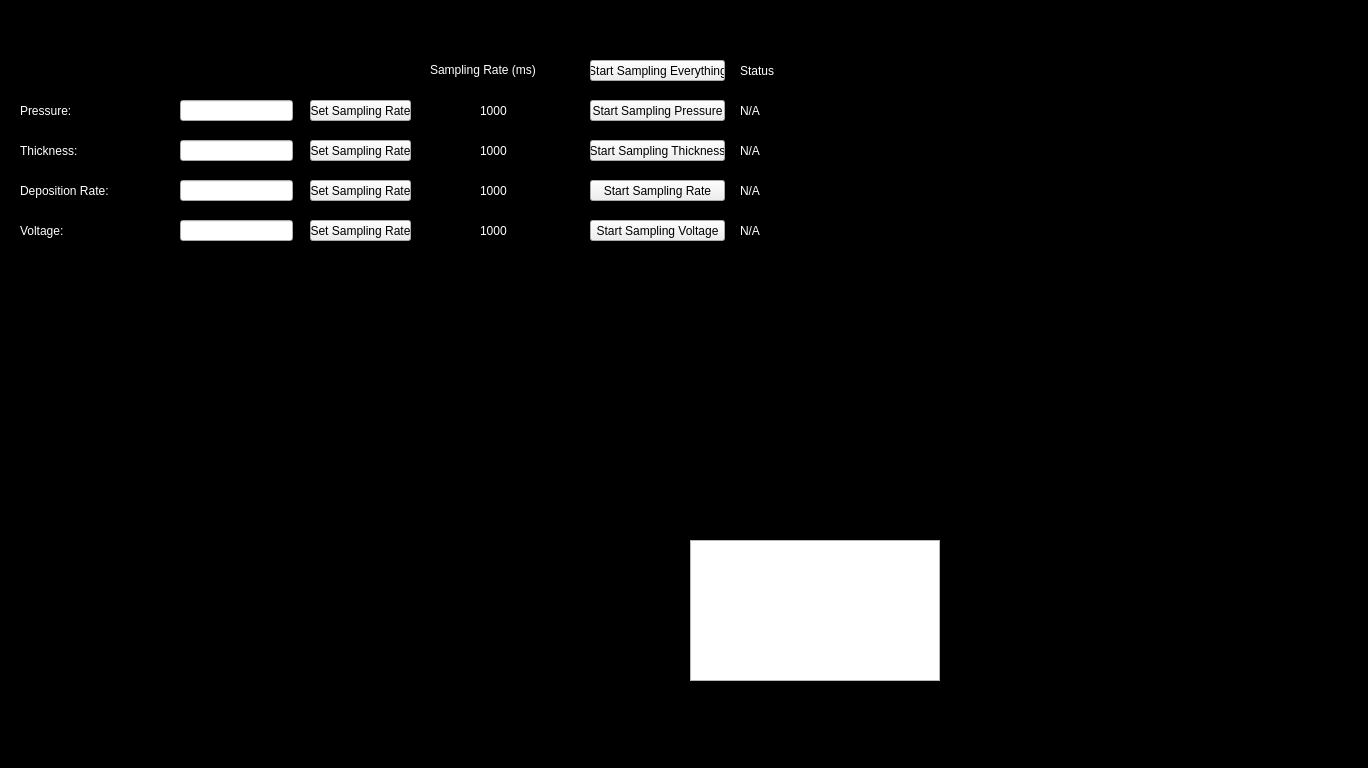
<?xml version="1.0" encoding="UTF-8"?>
<ui version="4.0">
 <class>Form</class>
 <widget class="QWidget" name="Form">
  <property name="geometry">
   <rect>
    <x>0</x>
    <y>0</y>
    <width>1368</width>
    <height>768</height>
   </rect>
  </property>
  <property name="sizePolicy">
   <sizepolicy hsizetype="Fixed" vsizetype="Fixed">
    <horstretch>0</horstretch>
    <verstretch>0</verstretch>
   </sizepolicy>
  </property>
  <property name="windowTitle">
   <string>Form</string>
  </property>
  <widget class="QFrame" name="collectorBackground">
   <property name="geometry">
    <rect>
     <x>0</x>
     <y>0</y>
     <width>1368</width>
     <height>768</height>
    </rect>
   </property>
   <property name="sizePolicy">
    <sizepolicy hsizetype="Fixed" vsizetype="Fixed">
     <horstretch>0</horstretch>
     <verstretch>0</verstretch>
    </sizepolicy>
   </property>
   <property name="styleSheet">
    <string notr="true">#collectorBackground{
background: black
}</string>
   </property>
   <property name="frameShape">
    <enum>QFrame::StyledPanel</enum>
   </property>
   <property name="frameShadow">
    <enum>QFrame::Raised</enum>
   </property>
   <widget class="QLabel" name="pressureLabel">
    <property name="geometry">
     <rect>
      <x>20</x>
      <y>100</y>
      <width>150</width>
      <height>21</height>
     </rect>
    </property>
    <property name="styleSheet">
     <string notr="true">#pressureLabel{
color: white;
font: 12pt &quot;MS Shell Dlg 2&quot;;
qproperty-alignment: 'AlignVCenter | AlignRight';
qproperty-wordWrap: true;
}</string>
    </property>
    <property name="text">
     <string>Pressure:</string>
    </property>
   </widget>
   <widget class="QLineEdit" name="pressureInput">
    <property name="geometry">
     <rect>
      <x>180</x>
      <y>100</y>
      <width>113</width>
      <height>21</height>
     </rect>
    </property>
   </widget>
   <widget class="QPushButton" name="pressureButton">
    <property name="geometry">
     <rect>
      <x>310</x>
      <y>100</y>
      <width>101</width>
      <height>21</height>
     </rect>
    </property>
    <property name="text">
     <string>Set Sampling Rate</string>
    </property>
   </widget>
   <widget class="QLabel" name="pressureRate">
    <property name="geometry">
     <rect>
      <x>480</x>
      <y>100</y>
      <width>47</width>
      <height>21</height>
     </rect>
    </property>
    <property name="styleSheet">
     <string notr="true">#pressureRate{
color: white;
font: 12pt &quot;MS Shell Dlg 2&quot;;
}</string>
    </property>
    <property name="text">
     <string>1000</string>
    </property>
   </widget>
   <widget class="QLabel" name="columnRate">
    <property name="geometry">
     <rect>
      <x>430</x>
      <y>60</y>
      <width>141</width>
      <height>20</height>
     </rect>
    </property>
    <property name="styleSheet">
     <string notr="true">#columnRate{
color: white;
font: 12pt &quot;MS Shell Dlg 2&quot;;
}</string>
    </property>
    <property name="text">
     <string>Sampling Rate (ms)</string>
    </property>
   </widget>
   <widget class="QLabel" name="thicknessLabel">
    <property name="geometry">
     <rect>
      <x>20</x>
      <y>140</y>
      <width>150</width>
      <height>21</height>
     </rect>
    </property>
    <property name="styleSheet">
     <string notr="true">#thicknessLabel{
color: white;
font: 12pt &quot;MS Shell Dlg 2&quot;;
qproperty-alignment: 'AlignVCenter | AlignRight';
qproperty-wordWrap: true;
}</string>
    </property>
    <property name="text">
     <string>Thickness:</string>
    </property>
   </widget>
   <widget class="QPushButton" name="thicknessButton">
    <property name="geometry">
     <rect>
      <x>310</x>
      <y>140</y>
      <width>101</width>
      <height>21</height>
     </rect>
    </property>
    <property name="text">
     <string>Set Sampling Rate</string>
    </property>
   </widget>
   <widget class="QLabel" name="thicknessRate">
    <property name="geometry">
     <rect>
      <x>480</x>
      <y>140</y>
      <width>47</width>
      <height>21</height>
     </rect>
    </property>
    <property name="styleSheet">
     <string notr="true">#thicknessRate{
color: white;
font: 12pt &quot;MS Shell Dlg 2&quot;;
}</string>
    </property>
    <property name="text">
     <string>1000</string>
    </property>
   </widget>
   <widget class="QLineEdit" name="thicknessInput">
    <property name="geometry">
     <rect>
      <x>180</x>
      <y>140</y>
      <width>113</width>
      <height>21</height>
     </rect>
    </property>
   </widget>
   <widget class="QLabel" name="rateLabel">
    <property name="geometry">
     <rect>
      <x>20</x>
      <y>180</y>
      <width>150</width>
      <height>21</height>
     </rect>
    </property>
    <property name="styleSheet">
     <string notr="true">#rateLabel
{
color: white;
font: 12pt &quot;MS Shell Dlg 2&quot;;
qproperty-alignment: 'AlignVCenter | AlignRight';
qproperty-wordWrap: false;
}</string>
    </property>
    <property name="text">
     <string>Deposition Rate:</string>
    </property>
   </widget>
   <widget class="QPushButton" name="rateButton">
    <property name="geometry">
     <rect>
      <x>310</x>
      <y>180</y>
      <width>101</width>
      <height>21</height>
     </rect>
    </property>
    <property name="text">
     <string>Set Sampling Rate</string>
    </property>
   </widget>
   <widget class="QLabel" name="rateRate">
    <property name="geometry">
     <rect>
      <x>480</x>
      <y>180</y>
      <width>47</width>
      <height>21</height>
     </rect>
    </property>
    <property name="styleSheet">
     <string notr="true">#rateRate{
color: white;
font: 12pt &quot;MS Shell Dlg 2&quot;;
}</string>
    </property>
    <property name="text">
     <string>1000</string>
    </property>
   </widget>
   <widget class="QLineEdit" name="rateInput">
    <property name="geometry">
     <rect>
      <x>180</x>
      <y>180</y>
      <width>113</width>
      <height>21</height>
     </rect>
    </property>
   </widget>
   <widget class="QTextEdit" name="textEdit">
    <property name="geometry">
     <rect>
      <x>690</x>
      <y>540</y>
      <width>250</width>
      <height>141</height>
     </rect>
    </property>
   </widget>
   <widget class="QPushButton" name="thicknessStartButton">
    <property name="geometry">
     <rect>
      <x>590</x>
      <y>140</y>
      <width>135</width>
      <height>21</height>
     </rect>
    </property>
    <property name="text">
     <string>Start Sampling Thickness</string>
    </property>
   </widget>
   <widget class="QPushButton" name="pressureStartButton">
    <property name="geometry">
     <rect>
      <x>590</x>
      <y>100</y>
      <width>135</width>
      <height>21</height>
     </rect>
    </property>
    <property name="text">
     <string>Start Sampling Pressure</string>
    </property>
   </widget>
   <widget class="QPushButton" name="rateStartButton">
    <property name="geometry">
     <rect>
      <x>590</x>
      <y>180</y>
      <width>135</width>
      <height>21</height>
     </rect>
    </property>
    <property name="text">
     <string>Start Sampling Rate</string>
    </property>
   </widget>
   <widget class="QPushButton" name="allStartButton">
    <property name="geometry">
     <rect>
      <x>590</x>
      <y>60</y>
      <width>135</width>
      <height>21</height>
     </rect>
    </property>
    <property name="text">
     <string>Start Sampling Everything</string>
    </property>
   </widget>
   <widget class="QLabel" name="rateStatus">
    <property name="geometry">
     <rect>
      <x>740</x>
      <y>180</y>
      <width>100</width>
      <height>21</height>
     </rect>
    </property>
    <property name="styleSheet">
     <string notr="true">#rateStatus{
color: white;
font: 12pt &quot;MS Shell Dlg 2&quot;;
qproperty-alignment: 'AlignVCenter | AlignCenter';
qproperty-wordWrap: false;
}</string>
    </property>
    <property name="text">
     <string>N/A</string>
    </property>
   </widget>
   <widget class="QLabel" name="pressureStatus">
    <property name="geometry">
     <rect>
      <x>740</x>
      <y>100</y>
      <width>100</width>
      <height>21</height>
     </rect>
    </property>
    <property name="styleSheet">
     <string notr="true">#pressureStatus{
color: white;
font: 12pt &quot;MS Shell Dlg 2&quot;;
qproperty-alignment: 'AlignVCenter | AlignCenter';
qproperty-wordWrap: false;
}</string>
    </property>
    <property name="text">
     <string>N/A</string>
    </property>
   </widget>
   <widget class="QLabel" name="thicknessStatus">
    <property name="geometry">
     <rect>
      <x>740</x>
      <y>140</y>
      <width>100</width>
      <height>21</height>
     </rect>
    </property>
    <property name="styleSheet">
     <string notr="true">#thicknessStatus{
color: white;
font: 12pt &quot;MS Shell Dlg 2&quot;;
qproperty-alignment: 'AlignVCenter | AlignCenter';
qproperty-wordWrap: false;
}</string>
    </property>
    <property name="text">
     <string>N/A</string>
    </property>
   </widget>
   <widget class="QLabel" name="status">
    <property name="geometry">
     <rect>
      <x>740</x>
      <y>60</y>
      <width>100</width>
      <height>21</height>
     </rect>
    </property>
    <property name="styleSheet">
     <string notr="true">#status{
color: white;
font: 12pt &quot;MS Shell Dlg 2&quot;;
qproperty-alignment: 'AlignVCenter | AlignCenter';
qproperty-wordWrap: false;
}</string>
    </property>
    <property name="text">
     <string>Status</string>
    </property>
   </widget>
   <widget class="QLabel" name="voltRate">
    <property name="geometry">
     <rect>
      <x>480</x>
      <y>220</y>
      <width>47</width>
      <height>21</height>
     </rect>
    </property>
    <property name="styleSheet">
     <string notr="true">#voltRate{
color: white;
font: 12pt &quot;MS Shell Dlg 2&quot;;
}</string>
    </property>
    <property name="text">
     <string>1000</string>
    </property>
   </widget>
   <widget class="QLabel" name="voltStatus">
    <property name="geometry">
     <rect>
      <x>740</x>
      <y>220</y>
      <width>100</width>
      <height>21</height>
     </rect>
    </property>
    <property name="styleSheet">
     <string notr="true">#voltStatus{
color: white;
font: 12pt &quot;MS Shell Dlg 2&quot;;
qproperty-alignment: 'AlignVCenter | AlignCenter';
qproperty-wordWrap: false;
}</string>
    </property>
    <property name="text">
     <string>N/A</string>
    </property>
   </widget>
   <widget class="QLabel" name="voltLabel">
    <property name="geometry">
     <rect>
      <x>20</x>
      <y>220</y>
      <width>150</width>
      <height>21</height>
     </rect>
    </property>
    <property name="styleSheet">
     <string notr="true">#voltLabel
{
color: white;
font: 12pt &quot;MS Shell Dlg 2&quot;;
qproperty-alignment: 'AlignVCenter | AlignRight';
qproperty-wordWrap: false;
}</string>
    </property>
    <property name="text">
     <string>Voltage:</string>
    </property>
   </widget>
   <widget class="QPushButton" name="voltStartButton">
    <property name="geometry">
     <rect>
      <x>590</x>
      <y>220</y>
      <width>135</width>
      <height>21</height>
     </rect>
    </property>
    <property name="text">
     <string>Start Sampling Voltage</string>
    </property>
   </widget>
   <widget class="QLineEdit" name="voltInput">
    <property name="geometry">
     <rect>
      <x>180</x>
      <y>220</y>
      <width>113</width>
      <height>21</height>
     </rect>
    </property>
   </widget>
   <widget class="QPushButton" name="voltButton">
    <property name="geometry">
     <rect>
      <x>310</x>
      <y>220</y>
      <width>101</width>
      <height>21</height>
     </rect>
    </property>
    <property name="text">
     <string>Set Sampling Rate</string>
    </property>
   </widget>
  </widget>
 </widget>
 <resources/>
 <connections/>
</ui>
